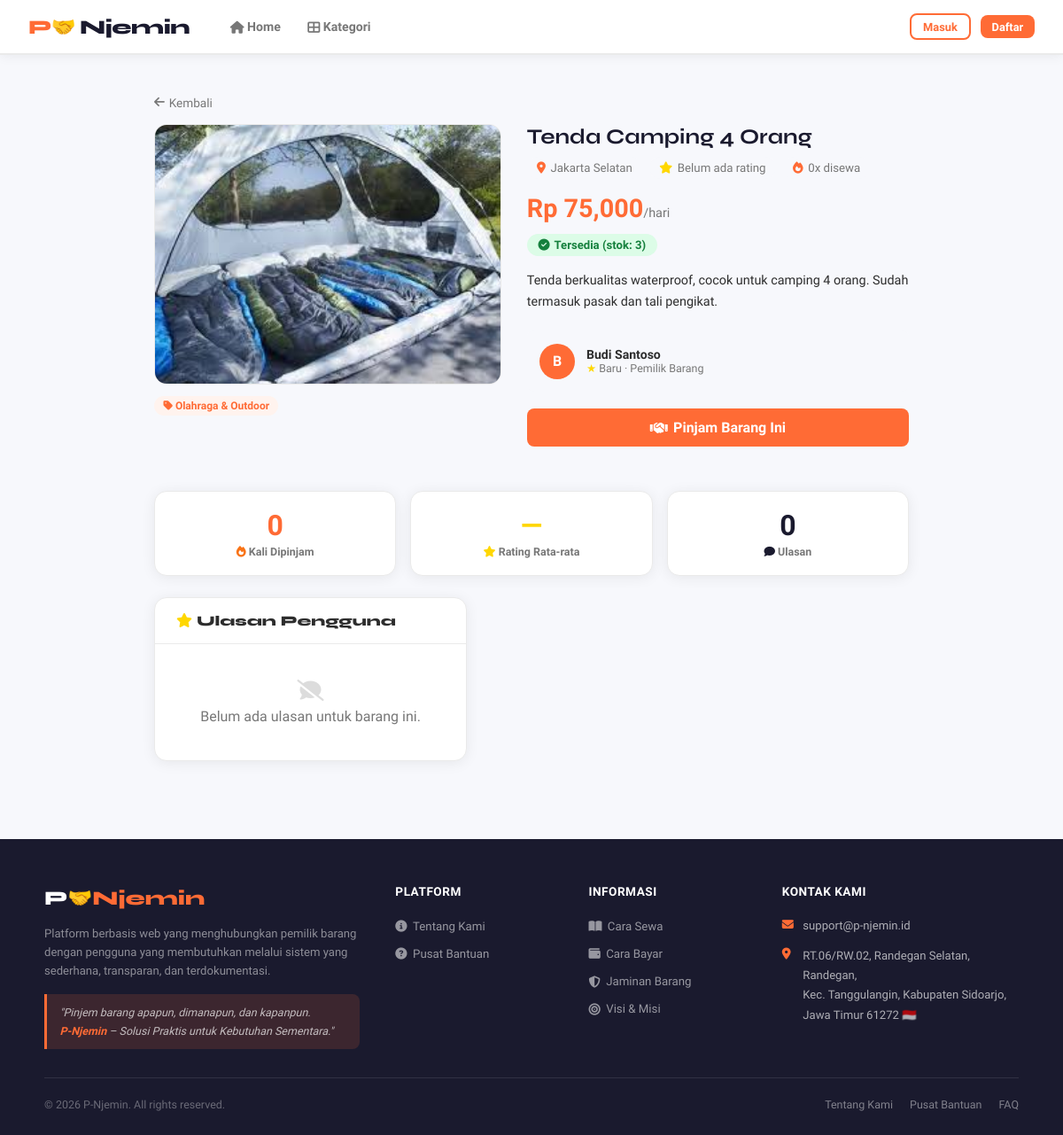
Page /barang/1 on the committed database.
### tables this page shows
CREATE TABLE barang (
            id INTEGER PRIMARY KEY AUTOINCREMENT,
            nama_barang TEXT NOT NULL, deskripsi TEXT, harga_sewa REAL NOT NULL,
            stok INTEGER DEFAULT 1, lokasi TEXT, kategori TEXT, foto TEXT,
            id_pemilik INTEGER, rating REAL DEFAULT 0, total_disewa INTEGER DEFAULT 0,
            status TEXT DEFAULT 'tersedia', created_at TIMESTAMP DEFAULT CURRENT_TIMESTAMP,
            FOREIGN KEY (id_pemilik) REFERENCES users(id)
        );

CREATE TABLE users (
            id INTEGER PRIMARY KEY AUTOINCREMENT,
            nama TEXT NOT NULL, email TEXT UNIQUE NOT NULL, password TEXT NOT NULL,
            no_hp TEXT, alamat TEXT, role TEXT DEFAULT 'user',
            tipe_akun TEXT DEFAULT 'peminjam', rating REAL DEFAULT 0,
            total_transaksi INTEGER DEFAULT 0, status TEXT DEFAULT 'aktif',
            foto_ktp TEXT, created_at TIMESTAMP DEFAULT CURRENT_TIMESTAMP
        );

### app.py (the view)
@app.route('/barang/<int:id>')
def detail_barang(id):
    barang = db_execute("SELECT b.*,u.nama as nama_pemilik,u.rating as rating_pemilik,u.id as pemilik_id FROM barang b JOIN users u ON b.id_pemilik=u.id WHERE b.id=?",(id,), fetchone=True)
    if not barang:
        flash('Barang tidak ditemukan.','error')
        return redirect(url_for('home'))
    reviews = db_execute("SELECT r.*,u.nama as nama_reviewer FROM review r JOIN users u ON r.id_reviewer=u.id JOIN transaksi t ON r.id_transaksi=t.id WHERE t.id_barang=? ORDER BY r.created_at DESC",(id,), fetchall=True)
    row = db_execute("SELECT COUNT(*) AS c FROM transaksi WHERE id_barang=? AND status NOT IN ('dibatalkan')",(id,), fetchone=True)
    total_disewa = row['c'] if row else 0
    db_execute("UPDATE barang SET total_disewa=? WHERE id=?",(total_disewa,id), commit=True)
    is_pemilik_sendiri = False
    if 'user_id' in session:
        is_pemilik_sendiri = (barang['id_pemilik'] == session['user_id']) or (session.get('role') == 'admin') or (session.get('tipe_akun') == 'pemilik')
    return render_template('detail_barang.html', barang=barang, reviews=reviews, total_disewa=total_disewa, notif_count=notif_count(), is_pemilik_sendiri=is_pemilik_sendiri)

### app.py (called while the page is built)
@app.template_filter('foto_src')
def filter_foto_src(value):
    if not value:
        return ''
    if value.startswith('http://') or value.startswith('https://'):
        return value
    return '/static/images/uploads/' + value

def get_db():
    if 'db' not in g:
        if USE_POSTGRES:
            g.db = psycopg2.connect(DATABASE_URL, cursor_factory=psycopg2.extras.RealDictCursor)
        else:
            import sqlite3
            g.db = sqlite3.connect('database.db', check_same_thread=False)
            g.db.row_factory = sqlite3.Row
            g.db.execute("PRAGMA journal_mode=WAL")
    return g.db

def db_execute(sql, params=(), fetchone=False, fetchall=False, commit=False):
    conn = get_db()
    if USE_POSTGRES:
        sql = sql.replace('?', '%s')
    cur = conn.cursor()
    cur.execute(sql, params)
    result = None
    if fetchone:
        result = cur.fetchone()
    elif fetchall:
        result = cur.fetchall()
    if commit:
        conn.commit()
    cur.close()
    return result

def notif_count():
    if 'user_id' not in session: return 0
    row = db_execute("SELECT COUNT(*) AS c FROM notifikasi WHERE id_user=? AND dibaca=0", (session['user_id'],), fetchone=True)
    return row['c'] if row else 0

def chat_unread():
    if 'user_id' not in session: return 0
    try:
        row = db_execute("SELECT COUNT(*) AS c FROM chat WHERE id_penerima=? AND dibaca=0", (session['user_id'],), fetchone=True)
        return row['c'] if row else 0
    except: return 0

@app.context_processor
def inject_globals():
    return dict(chat_unread_count=chat_unread(), foto_url=foto_url)

### templates/detail_barang.html (shortened to what this page needs)
{% extends 'base.html' %}
{% block content %}
<div class="detail-wrap">
    <a href="{{ url_for('home') }}" style="font-size:0.85rem;color:var(--text-muted);text-decoration:none;display:inline-flex;align-items:center;gap:0.3rem;margin-bottom:1rem">
        <i class="fas fa-arrow-left"></i> Kembali
    </a>
    <div class="detail-grid">
        <div>
            <div class="detail-foto">
                {% if barang.foto %}
                <img src="{{ barang.foto | foto_src }}" alt="{{ barang.nama_barang }}">
                {% else %}
                <i class="fas fa-box-open"></i>
                {% endif %}
            </div>
            {% if barang.kategori %}
            <div style="margin-top:0.8rem">
                <span class="badge badge-primary"><i class="fas fa-tag"></i> {{ barang.kategori }}</span>
            </div>
            {% endif %}
        </div>
        <div class="detail-info">
            <h1>{{ barang.nama_barang }}</h1>
            <div class="meta-row">
                <div class="meta-item"><i class="fas fa-map-marker-alt"></i> {{ barang.lokasi or 'Lokasi tidak diketahui' }}</div>
                <div class="meta-item"><i class="fas fa-star" style="color:var(--accent)"></i>
                    {{ "%.1f"|format(barang.rating) if barang.rating else "Belum ada rating" }}
                </div>
                <div class="meta-item"><i class="fas fa-fire"></i> {{ barang.total_disewa or 0 }}x disewa</div>
            </div>
            <div class="harga-big">Rp {{ "{:,.0f}".format(barang.harga_sewa) }}<span>/hari</span></div>
            <div style="margin-bottom:1rem">
                {% if barang.stok > 0 %}
                <span class="stok-badge stok-ada"><i class="fas fa-check-circle"></i> Tersedia (stok: {{ barang.stok }})</span>
                {% else %}
                <span class="stok-badge stok-habis"><i class="fas fa-times-circle"></i> Stok habis</span>
                {% endif %}
            </div>
            <p class="detail-desc">{{ barang.deskripsi or 'Tidak ada deskripsi.' }}</p>
            <div class="pemilik-card">
                <div class="pemilik-avatar">{{ barang.nama_pemilik[0].upper() }}</div>
                <div>
                    <div class="pemilik-name">{{ barang.nama_pemilik }}</div>
                    <div class="pemilik-rating"><span style="color:var(--accent)">★</span>
                        {{ "%.1f"|format(barang.rating_pemilik) if barang.rating_pemilik else "Baru" }} · Pemilik Barang
                    </div>
                </div>
            </div>
            {% if barang.stok > 0 and not is_pemilik_sendiri %}
            <a href="{{ url_for('booking', id_barang=barang.id) }}" class="btn btn-primary btn-lg" style="width:100%;justify-content:center;margin-bottom:0.6rem">
                <i class="fas fa-handshake"></i> Pinjam Barang Ini
            </a>
            {% endif %}
        </div>
    </div>
    <div style="margin-top:2.5rem">
        <div style="display:grid;grid-template-columns:repeat(3,1fr);gap:1rem;margin-bottom:1.5rem">
            <div class="card" style="text-align:center;padding:1.2rem">
                <div style="font-size:2rem;font-weight:800;color:var(--primary)">{{ total_disewa }}</div>
                <div style="font-size:0.78rem;color:var(--text-muted);font-weight:600;margin-top:0.2rem"><i class="fas fa-fire" style="color:#f97316"></i> Kali Dipinjam</div>
            </div>
            <div class="card" style="text-align:center;padding:1.2rem">
                <div style="font-size:2rem;font-weight:800;color:var(--accent)">{{ "%.1f"|format(barang.rating) if barang.rating else "—" }}</div>
                <div style="font-size:0.78rem;color:var(--text-muted);font-weight:600;margin-top:0.2rem"><i class="fas fa-star" style="color:var(--accent)"></i> Rating Rata-rata</div>
            </div>
            <div class="card" style="text-align:center;padding:1.2rem">
                <div style="font-size:2rem;font-weight:800;color:var(--secondary)">{{ reviews|length }}</div>
                <div style="font-size:0.78rem;color:var(--text-muted);font-weight:600;margin-top:0.2rem"><i class="fas fa-comment" style="color:var(--secondary)"></i> Ulasan</div>
            </div>
        </div>
        <div style="display:grid;grid-template-columns:auto 1fr;gap:1.5rem;align-items:start">
            <div class="card">
                <div class="card-header" style="font-family:'Syne',sans-serif;font-weight:800">
                    <i class="fas fa-star" style="color:var(--accent)"></i> Ulasan Pengguna
                </div>
                <div class="card-body" style="padding:0.5rem 1.2rem">
                    {% if reviews %}
                    {% for r in reviews %}
                    <div class="review-item">
                        <div class="review-header">
                            <div style="display:flex;align-items:center;gap:0.6rem">
                                <div style="width:32px;height:32px;border-radius:50%;background:var(--primary);color:white;display:flex;align-items:center;justify-content:center;font-size:0.8rem;font-weight:700;flex-shrink:0">
                                    {{ r.nama_reviewer[0].upper() }}
                                </div>
                                <div>
                                    <div class="reviewer-name">{{ r.nama_reviewer }}</div>
                                    <div style="font-size:0.7rem;color:var(--text-muted)">{{ r.created_at | tgl }}</div>
                                </div>
                            </div>
                            <div class="review-stars">
                                {% for i in range(r.rating) %}★{% endfor %}{% for i in range(5-r.rating) %}☆{% endfor %}
                            </div>
                        </div>
                        <div class="review-text" style="margin-top:0.4rem;padding-left:2.5rem">{{ r.komentar or 'Tidak ada komentar.' }}</div>
                    </div>
                    {% endfor %}
                    {% else %}
                    <div style="text-align:center;padding:2rem;color:var(--text-muted)">
                        <i class="fas fa-comment-slash" style="font-size:1.5rem;opacity:0.25;display:block;margin-bottom:0.5rem"></i>
                        Belum ada ulasan untuk barang ini.
                    </div>
                    {% endif %}
                </div>
            </div>
        </div>
    </div>
</div>
{% endblock %}

### templates/base.html (style rules this page uses)
:root { --primary: #FF6B35; --primary-dark: #e55a25; --primary-light: #fff3ee; --secondary: #1a1a2e; --accent: #FFD700; --text: #2d2d2d; --text-muted: #777; --bg: #f7f8fc; --card-bg: #ffffff; --border: #eaeaea; --success: #22c55e; --warning: #f59e0b; --danger: #ef4444; --info: #3b82f6; --radius: 14px; --radius-sm: 8px; --shadow: 0 2px 16px rgba(0,0,0,0.07); --shadow-hover: 0 8px 32px rgba(255,107,53,0.15); }
* { margin: 0; padding: 0; box-sizing: border-box; }
body { font-family: 'Plus Jakarta Sans', sans-serif; background: var(--bg); color: var(--text); }
.btn { display: inline-flex; align-items: center; gap: 0.4rem; padding: 0.5rem 1.1rem; border-radius: var(--radius-sm); font-size: 0.88rem; font-weight: 600; cursor: pointer; border: none; text-decoration: none; transition: all 0.2s; }
.btn-primary { background: var(--primary); color: white; }
.btn-lg { padding: 0.75rem 1.8rem; font-size: 1rem; }
.card { background: var(--card-bg); border-radius: var(--radius); border: 1px solid var(--border); box-shadow: var(--shadow); overflow: hidden; }
.card-body { padding: 1.5rem; }
.card-header { padding: 1rem 1.5rem; border-bottom: 1px solid var(--border); font-weight: 700; font-size: 1rem; }
.badge { display: inline-block; padding: 0.25rem 0.65rem; border-radius: 20px; font-size: 0.75rem; font-weight: 700; }
.badge-primary { background: var(--primary-light); color: var(--primary); }

### templates/detail_barang.html (style rules this page uses)
.detail-wrap { max-width: 900px; margin: 0 auto; padding: 1.5rem; }
.detail-grid { display: grid; grid-template-columns: 1fr 1.1fr; gap: 1.8rem; align-items: start; }
.detail-foto { border-radius: var(--radius); overflow: hidden; background: linear-gradient(135deg, #f0f0f0, #e0e0e0); aspect-ratio: 4/3; display: flex; align-items: center; justify-content: center; color: #bbb; font-size: 4rem; border: 1px solid var(--border); }
.detail-foto img { width: 100%; height: 100%; object-fit: cover; }
.detail-info h1 { font-family: 'Syne', sans-serif; font-size: 1.5rem; color: var(--secondary); margin-bottom: 0.5rem; }
.harga-big { font-size: 1.8rem; font-weight: 800; color: var(--primary); margin-bottom: 0.8rem; }
.harga-big span { font-size: 0.9rem; font-weight: 500; color: var(--text-muted); }
.meta-row { display: flex; flex-wrap: wrap; gap: 0.5rem; margin-bottom: 1rem; }
.meta-item { display: flex; align-items: center; gap: 0.35rem; font-size: 0.83rem; color: var(--text-muted); background: var(--bg); padding: 0.3rem 0.7rem; border-radius: 20px; }
.meta-item i { color: var(--primary); }
.detail-desc { font-size: 0.9rem; color: var(--text); line-height: 1.7; margin-bottom: 1.2rem; }
.pemilik-card { background: var(--bg); border-radius: var(--radius-sm); padding: 0.9rem; display: flex; align-items: center; gap: 0.8rem; margin-bottom: 1.2rem; }
.pemilik-avatar { width: 40px; height: 40px; border-radius: 50%; background: var(--primary); color: white; display: flex; align-items: center; justify-content: center; font-weight: 700; font-size: 1rem; flex-shrink: 0; }
.pemilik-name { font-weight: 700; font-size: 0.88rem; }
.pemilik-rating { font-size: 0.78rem; color: var(--text-muted); }
.stok-badge { display: inline-flex; align-items: center; gap: 0.3rem; padding: 0.3rem 0.8rem; border-radius: 20px; font-size: 0.82rem; font-weight: 700; }
.stok-ada { background: #dcfce7; color: #15803d; }

### rows in the picture
barang: foto|foto_src (picture), kategori "Olahraga & Outdoor", nama_barang "Tenda Camping 4 Orang", lokasi "Jakarta Selatan", rating "Belum ada rating", total_disewa "0", harga_sewa "75,000", stok "3", deskripsi "Tenda berkualitas waterproof, cocok untuk camping 4 orang. Sudah termasuk pasak dan tali pengikat.", rating "—"
users: nama "B", nama_pemilik "Budi Santoso", rating "Baru"

### other values in the picture
{{ total_disewa }} "0"
{{ reviews|length }} "0"
